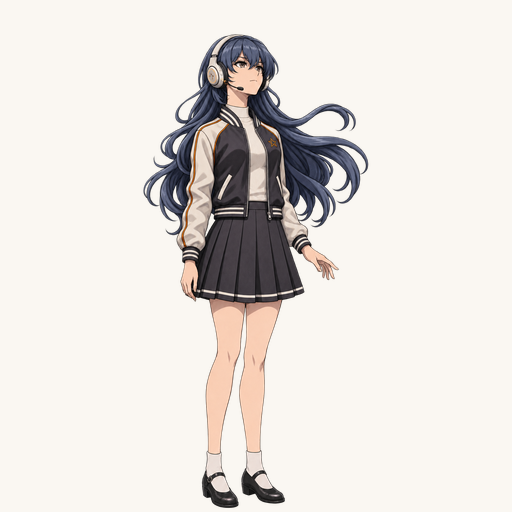
#> input picture tools/desktop-release/assets/pet/preview-static.png, 512 x 512 px
$ python prep-portrait.py --input ../desktop-release/assets/pet/preview-static.png
#> lines starting #> are read from the running program, lines starting #| are printed output that depends on the picture
#!/usr/bin/env python
"""把一张立绘整理成形象层能直接用的素材。

为什么需要这一步：
  - AI 出的图边缘常有半透明灰边（alpha 251~253 的雾），缩到 30~40px 会显脏；
  - 全身立绘缩到几十像素看不清，需要一个"头部特写"当小图标；
  - 我们的形象层要的是"紧贴内容的透明图 + 统一的方形画布"。

输出（默认写到 tools/desktop-release/assets/pet/）：
  static.png  全身立绘（方形、透明、最长边 1024）
  icon.png    头部特写（256×256，悬浮窗 30~40px 显示用）
  preview-*.png  叠在白底/棋盘上的检查图
"""
from __future__ import annotations

import argparse
from pathlib import Path

import numpy as np
from PIL import Image


def clean_alpha(image: Image.Image, low: int = 12, high: int = 250) -> Image.Image:
    """清掉半透明雾边：几乎透明的直接抹掉，几乎不透明的补实，中间保留柔边。"""
    rgba = np.asarray(image.convert('RGBA')).astype(np.uint8).copy()
    alpha = rgba[..., 3].astype(np.int16)
    alpha[alpha <= low] = 0
    alpha[alpha >= high] = 255
    rgba[..., 3] = alpha.astype(np.uint8)
    # 全透明像素的 RGB 归零，避免缩放时把底色混进来
    rgba[rgba[..., 3] == 0] = (0, 0, 0, 0)
    return Image.fromarray(rgba, 'RGBA')


def trim(image: Image.Image, margin_ratio: float) -> tuple[Image.Image, tuple[int, int, int, int]]:
    alpha = image.getchannel('A')
    box = alpha.getbbox()
    if not box:
        raise SystemExit('图片里没有不透明内容，检查一下是不是全透明。')
    cropped = image.crop(box)
    width, height = cropped.size
    side = int(round(max(width, height) * (1 + margin_ratio * 2)))
    canvas = Image.new('RGBA', (side, side), (0, 0, 0, 0))
    canvas.paste(cropped, ((side - width) // 2, side - height - int(round(height * margin_ratio * 0.2))), cropped)
    return canvas, box


def head_crop(image: Image.Image) -> Image.Image:
    """按不透明区域估头部：取上方约 1/3 高度、以人物中心为基准裁一个方形。"""
    alpha = image.getchannel('A')
    box = alpha.getbbox()
    if not box:
        raise SystemExit('没有内容可裁头。')
    left, top, right, bottom = box
    width, height = right - left, bottom - top
    side = int(round(height * 0.34))
    side = max(64, min(side, width))
    centre_x = (left + right) // 2
    centre_y = top + int(round(height * 0.14))
    left_c = max(box[0], centre_x - side // 2)
    top_c = max(box[1], centre_y - side // 2)
    left_c = min(left_c, image.width - side)
    top_c = min(top_c, image.height - side)
    return image.crop((left_c, top_c, left_c + side, top_c + side))


def preview(image: Image.Image, out: Path, background: tuple[int, int, int] = (255, 255, 255), tiles: bool = False) -> None:
    canvas = Image.new('RGBA', image.size, background + (255,))
    if tiles:
        step = max(8, image.width // 24)
        for y in range(0, image.height, step):
            for x in range(0, image.width, step):
                if (x // step + y // step) % 2 == 0:
                    canvas.paste((215, 215, 215, 255), (x, y, min(x + step, image.width), min(y + step, image.height)))
    canvas.alpha_composite(image)
    canvas.convert('RGB').save(out, quality=90)


def main() -> int:
    parser = argparse.ArgumentParser(description='立绘 → 形象层素材（static.png + icon.png）')
    parser.add_argument('--input', required=True)
    parser.add_argument('--out', default='tools/desktop-release/assets/pet')
    parser.add_argument('--max', type=int, default=1024, help='全身图最长边上限')
    parser.add_argument('--icon', type=int, default=256, help='头部特写边长')
    parser.add_argument('--margin', type=float, default=0.04, help='四周留白比例')
    args = parser.parse_args()

    source = Path(args.input)
    out_dir = Path(args.out)
    out_dir.mkdir(parents=True, exist_ok=True)

    image = Image.open(source)
#> image is the input picture: PIL image 512x512 RGB; mean R, G, B 229.3, 224.8, 220.4
    print(f'输入：{source.name} {image.mode} {image.size}')
#| 输入：preview-static.png RGB (512, 512)
    cleaned = clean_alpha(image)
#> in clean_alpha, `alpha = rgba[..., 3].astype(np.int16)`: alpha: shape (512, 512) int16; every value is 255
    square, box = trim(cleaned, args.margin)
#> in trim, `alpha = image.getchannel('A')`: alpha: PIL image 512x512 L; every value is 255
#> in trim, `box = alpha.getbbox()`: box = (0, 0, 512, 512)
#> in trim, `canvas = Image.new('RGBA', (side, side), (0, 0, 0, 0))`: canvas: PIL image 553x553 RGBA; every value is 0
#> in trim, `canvas.paste(cropped, ((side - width) // 2, side - height - int(round(..`:
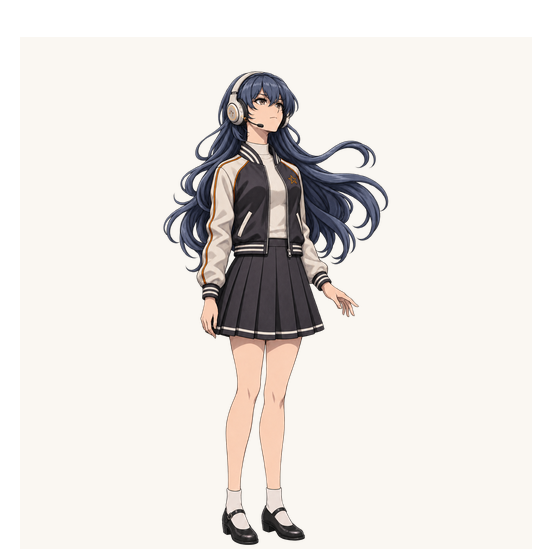
#> canvas: PIL image 553x553 RGBA; mean R, G, B, A 196.6, 192.7, 189, 218.6; transparent parts drawn white
#> box = (0, 0, 512, 512)
    print(f'内容框：{box} → 方形画布 {square.size}')
#| 内容框：(0, 0, 512, 512) → 方形画布 (553, 553)

    if max(square.size) > args.max:
        scale = args.max / max(square.size)
        square = square.resize((max(1, int(square.width * scale)), max(1, int(square.height * scale))), Image.LANCZOS)
        print(f'全身缩到：{square.size}')

    square.save(out_dir / 'static.png', optimize=True)

    head = head_crop(cleaned)
#> in head_crop, `left, top, right, bottom = box`: left = 0; right = 512
#> in head_crop, `side = int(round(height * 0.34))`: side = 174
#> in head_crop, `centre_x = (left + right) // 2`: centre_x = 256
#> in head_crop, `centre_y = top + int(round(height * 0.14))`: centre_y = 72
#> in head_crop, `left_c = max(box[0], centre_x - side // 2)`: left_c = 169
#> in head_crop, `top_c = max(box[1], centre_y - side // 2)`: top_c = 0
#> in head_crop, `return image.crop((left_c, top_c, left_c + side, top_c + side))`:
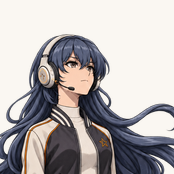
#> returned value: PIL image 174x174 RGBA; mean R, G, B, A 179, 174.6, 174.5, 255
    head = head.resize((args.icon, args.icon), Image.LANCZOS)
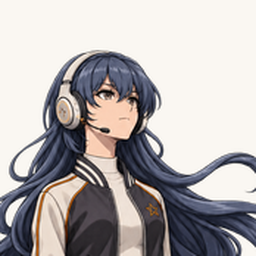
#> head: PIL image 256x256 RGBA; mean R, G, B, A 178.9, 174.5, 174.5, 255
    head.save(out_dir / 'icon.png', optimize=True)

    preview(square, out_dir / 'preview-static.png', (250, 247, 242))
#> in preview, `canvas = Image.new('RGBA', image.size, background + (255,))`:
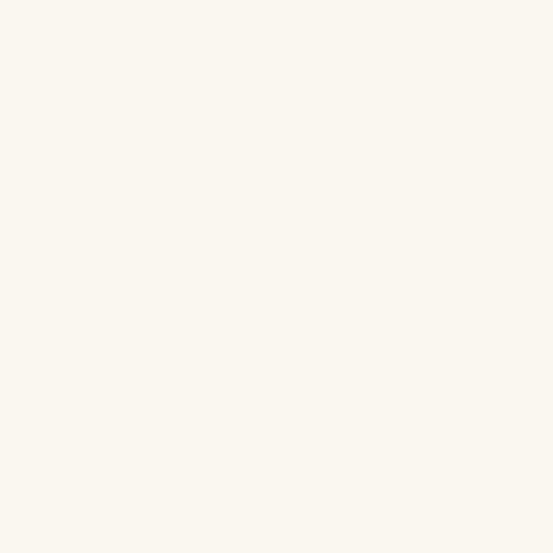
#> canvas: PIL image 553x553 RGBA; mean R, G, B, A 250, 247, 242, 255
    preview(head, out_dir / 'preview-icon.png', (250, 247, 242), tiles=True)
#> call 2 of preview, with background = (250, 247, 242), tiles = True
#> after the loop in preview (call 2), `for y in range(0, image.height, step):`:
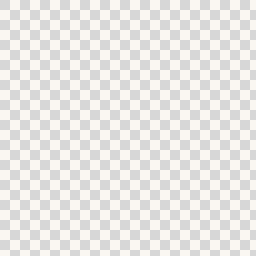
#> canvas: PIL image 256x256 RGBA; mean R, G, B, A 232.5, 231, 228.5, 255

    for name in ('static.png', 'icon.png'):
        path = out_dir / name
        print(f'  {name}: {path.stat().st_size // 1024} KB')
    return 0


if __name__ == '__main__':
#> (the run stopped early here; a loop or call above may not have finished)
